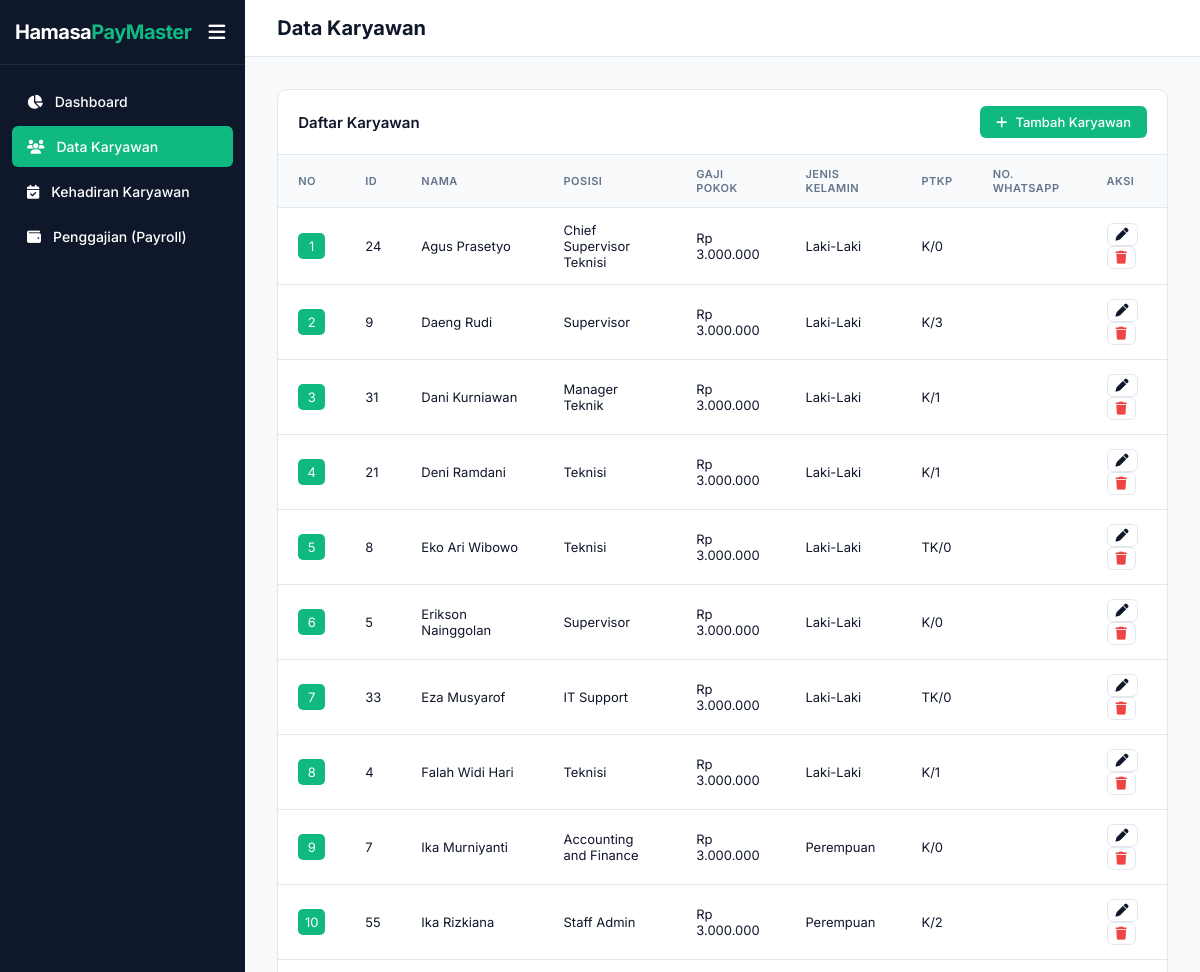
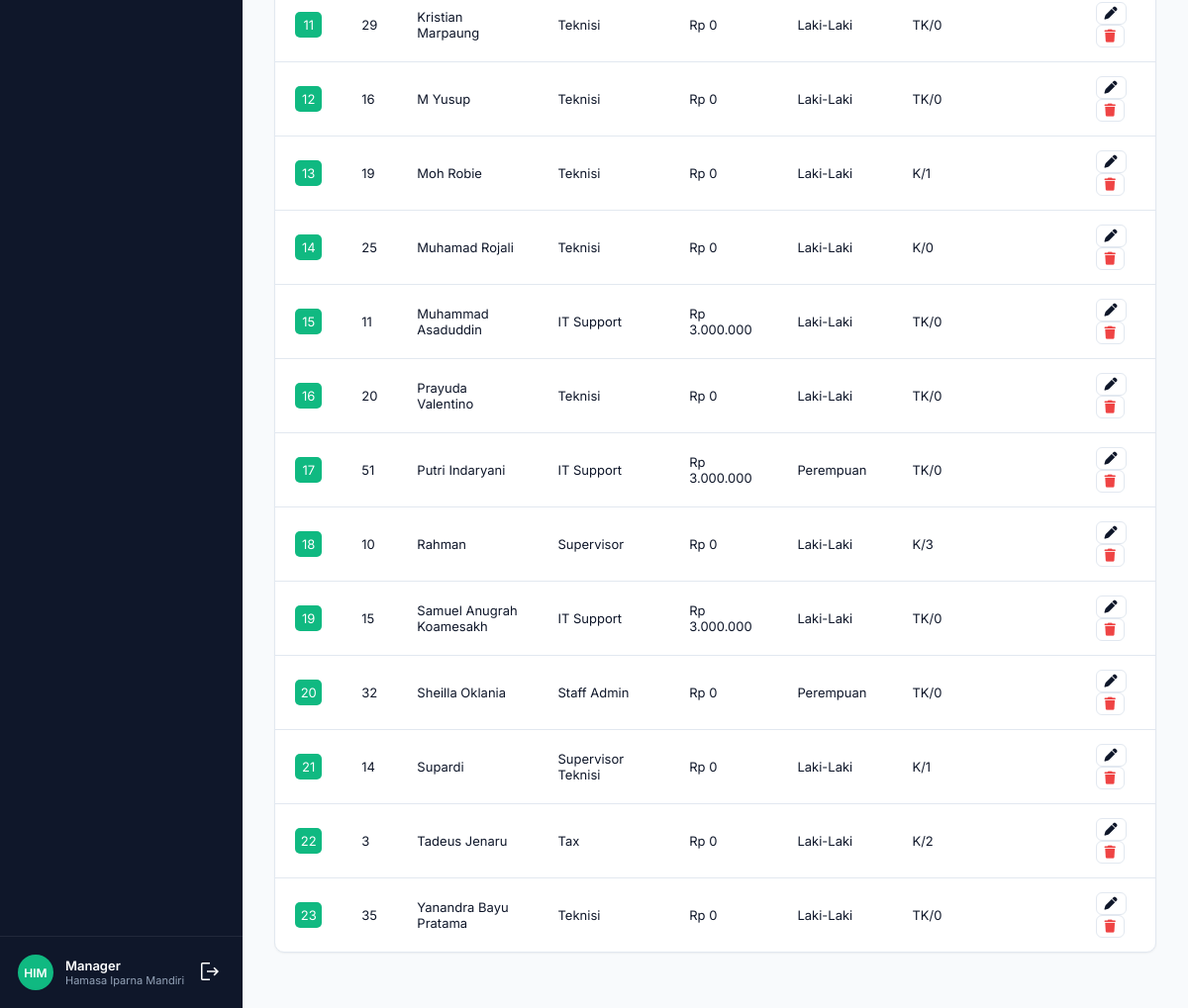
/employees (signed in), run on the app's committed database (2 pictures, top to bottom).
### models.py (models this page shows)
class Employee(db.Model):
    __tablename__ = "employees"
    id = db.Column(db.Integer, primary_key=True)
    user_id = db.Column(db.String(20), unique=True, nullable=False)  # ID Mesin
    name = db.Column(db.String(100))
    position = db.Column(db.String(100))
    basic_salary = db.Column(db.Float, default=0)
    gender = db.Column(db.String(50))
    married_status = db.Column(db.Integer)
    dependents = db.Column(db.Integer)
    phone = db.Column(db.String(30))
    email = db.Column(db.String(100))
    status = db.Column(db.String(20), default="Aktif")

### routes/dashboard_routes.py (the view)
@dashboard_bp.route("/employees")
@login_required
def employees_page():
    today = datetime.date.today()
    periode_param = request.args.get("periode", today.strftime("%Y-%m"))
    try:
        periode_raw = periode_param
    except ValueError:
        periode_raw = today.strftime("%Y-%m")
    employees = Employee.query.order_by(
        Employee.name.asc()
    ).all()
    for employee in employees:
        status = "K" if employee.married_status else "TK"
        dependents = min(employee.dependents or 0, 3)
        employee.ptkp = f"{status}/{dependents}"
    return render_template(
        "employees.html",
        employees=employees,
        periode_raw=periode_raw
    )

### routes/user_routes.py (called while the page is built)
def login_required(f):
    @wraps(f)
    def decorated_function(*args, **kwargs):
        if "user_id" not in session:
            return redirect("/login")
        return f(*args, **kwargs)
    return decorated_function

### templates/employees.html (shortened to what this page needs)
<!DOCTYPE html>
<html lang="id">
<head>
    <link rel="stylesheet" href="https://cdnjs.cloudflare.com/ajax/libs/font-awesome/6.4.0/css/all.min.css">
    <link rel="stylesheet" href="{{ url_for('static', filename='css/styles.css') }}">
</head>
<body data-page="{{ active_page|default('dashboard') }}">
    <sidebar id="sidebar">
        <div>
            <div class="sidebar-header">
                <span class="logo-text">Hamasa<span>PayMaster</span></span>
                <button class="btn-toggle" onclick="toggleSidebar()">
                    <i class="fa-solid fa-bars" id="toggle-icon"></i>
                </button>
            </div>
            <ul class="nav-list">
                <li class="nav-item" data-page="dashboard">
                    <a href="/dashboard?periode={{periode_raw}}"><i class="fa-solid fa-chart-pie"></i> <span>Dashboard</span></a>
                </li>
                <li class="nav-item active" data-page="karyawan">
                    <a><i class="fa-solid fa-users"></i> <span>Data Karyawan</span></a>
                </li>
                <li class="nav-item" data-page="kehadiran">
                    <a href="/attendance?periode={{periode_raw}}"><i class="fa-solid fa-calendar-check"></i> <span>Kehadiran Karyawan</span></a>
                </li>
                <li class="nav-item" data-page="payroll">
                    <a href="/payroll?periode={{periode_raw}}"><i class="fa-solid fa-wallet"></i> <span>Penggajian (Payroll)</span></a>
                </li>
            </ul>
        </div>
        {% include 'components/sidebar_footer.html' %}
    </sidebar>
    <main>
        <header>
            <div class="header-title">
                <h1 id="page-title">Data Karyawan</h1>
            </div>
        </header>
        <div class="content-area">
            <section id="view-karyawan">
                <div class="card">
                    <div class="card-header">
                        <div class="card-title">Daftar Karyawan</div>
                        <button class="btn btn-primary" onclick="openEmpModal()"><i class="fa-solid fa-plus"></i> Tambah Karyawan</button>
                    </div>
                    <div class="table-responsive">
                        <table>
                            <thead>
                                <tr>
                                    <th>No</th>
                                    <th>ID</th>
                                    <th>Nama</th>
                                    <th>Posisi</th>
                                    <th>Gaji Pokok</th>
                                    <th>Jenis Kelamin</th>
                                    <th>PTKP</th>
                                    <th>No. WhatsApp</th>
                                    <th>Aksi</th>
                                </tr>
                            </thead>
                            <tbody id="employee-table-body">
                                {% for emp in employees %}
                                <tr>
                                    <td><div style="background-color: var(--accent); width: 27px; height: 100%; color: white; border-radius: 5px; text-align: center; padding: 5px;">{{ loop.index }}</div></td>
                                    <td>{{ emp.user_id }}</td>
                                    <td>{{ emp.name }}</td>
                                    <td>{{ emp.position }}</td>
                                    <td class="harga">{{ emp.basic_salary }}</td>
                                    <td>{{ emp.gender }}</td>
                                    <td>{{ emp.ptkp }}</td>
                                    <td>{{ emp.phone }}</td>
                                    <td>
                                        <button class="btn btn-outline" style="padding:4px 8px;" onclick="openEmpModal('{{emp.id}}')"><i class="fa-solid fa-pen"></i></button>
                                        <button class="btn btn-outline" style="padding:4px 8px; color:var(--danger);" onclick="deleteEmployee('{{emp.id}}','{{emp.name}}')"><i class="fa-solid fa-trash"></i></button>
                                    </td>
                                </tr>
                                {% endfor %}
                            </tbody>
                        </table>
                    </div>
                </div>
            </section>
        </div>
    </main>
</body>
</html>

### templates/components/sidebar_footer.html
<div class="sidebar-footer">
    <div class="user-card">
        <div class="avatar" onclick="openEditPasswordModal()" style="cursor: pointer;">HIM</div>
        <div class="user-info">
            <span class="user-name">Manager</span>
            <span class="user-role">Hamasa Iparna Mandiri</span>
        </div>
        <div>
            <button style="background-color: transparent; list-style: none; border-color: transparent; cursor: pointer;" onclick="openModalLogout()">
                <svg xmlns="http://www.w3.org/2000/svg" height="24px" viewBox="0 -960 960 960" width="24px" fill="#FFFFFF"><path d="M180-120q-24 0-42-18t-18-42v-600q0-24 18-42t42-18h299v60H180v600h299v60H180Zm486-185-43-43 102-102H360v-60h363L621-612l43-43 176 176-174 174Z"/></svg>
            </button>
        </div>
    </div>
</div>

### static/css/styles.css (style rules this page uses)
:root { --primary: #0f172a; --primary-light: #1e293b; --accent: #10b981; --accent-hover: #059669; --bg-main: #f8fafc; --surface: #ffffff; --text-main: #0f172a; --text-muted: #64748b; --border: #e2e8f0; --danger: #ef4444; --warning: #f59e0b; --info: #3b82f6; --radius-sm: 6px; --radius-md: 10px; --radius-lg: 16px; --shadow-sm: 0 1px 2px 0 rgb(0 0 0 / 0.05); --shadow-md: 0 4px 6px -1px rgb(0 0 0 / 0.1); --shadow-lg: 0 10px 15px -3px rgb(0 0 0 / 0.1); }
* { box-sizing: border-box; margin: 0; padding: 0; font-family: 'Inter', sans-serif; }
body { background-color: var(--bg-main); color: var(--text-main); display: flex; height: 100vh; overflow: hidden; }
sidebar { width: 260px; background-color: var(--primary); color: #fff; display: flex; flex-direction: column; justify-content: space-between; z-index: 10; }
.sidebar-header { padding: 24px; display: flex; align-items: center; gap: 12px; border-bottom: 1px solid rgba(255, 255, 255, 0.08); }
.logo-text { font-size: 20px; font-weight: 700; letter-spacing: -0.5px; }
.logo-text span { color: var(--accent); }
.nav-list { list-style: none; padding: 16px 12px; display: flex; flex-direction: column; gap: 4px; }
.nav-item a { display: flex; align-items: center; gap: 12px; padding: 12px 16px; color: #94a3b8; text-decoration: none; border-radius: var(--radius-sm); font-size: 14px; font-weight: 500; transition: all 0.2s; }
.nav-item a:hover, .nav-item.active a { color: #fff; background-color: rgba(255, 255, 255, 0.08); }
.nav-item.active a { background-color: var(--accent); color: #fff; }
.sidebar-footer { padding: 16px; border-top: 1px solid rgba(255, 255, 255, 0.08); }
.user-card { display: flex; align-items: center; gap: 12px; padding: 2px; }
.avatar { width: 36px; height: 36px; border-radius: 50%; background-color: var(--accent); color: #fff; display: flex; align-items: center; justify-content: center; font-weight: 600; font-size: 12px; }
.user-info { display: flex; flex-direction: column; }
.user-name { font-size: 13px; font-weight: 600; color: #fff; }
.user-role { font-size: 11px; color: #94a3b8; }
main { flex-grow: 1; display: flex; flex-direction: column; overflow-y: auto; }
header { background-color: var(--surface); border-bottom: 1px solid var(--border); padding: 16px 32px; display: flex; justify-content: space-between; align-items: center; position: sticky; top: 0; z-index: 5; }
.header-title h1 { font-size: 20px; font-weight: 700; color: var(--text-main); }
.content-area { padding: 32px; }
.btn { padding: 8px 16px; border-radius: var(--radius-sm); font-size: 13px; font-weight: 500; border: none; cursor: pointer; display: inline-flex; align-items: center; gap: 8px; transition: all 0.2s; }
.btn-primary { background-color: var(--accent); color: #fff; }
.btn-outline { background-color: transparent; border: 1px solid var(--border); color: var(--text-main); }
.card { background: var(--surface); border-radius: var(--radius-md); border: 1px solid var(--border); box-shadow: var(--shadow-sm); overflow: hidden; margin-bottom: 24px; }
.card-header { padding: 16px 20px; border-bottom: 1px solid var(--border); display: flex; justify-content: space-between; align-items: center; }
.card-title { font-size: 15px; font-weight: 600; }
.table-responsive { width: 100%; overflow-x: auto; }
table { width: 100%; border-collapse: collapse; text-align: left; font-size: 13px; }
th { background-color: #f8fafc; color: var(--text-muted); padding: 12px 20px; font-weight: 600; border-bottom: 1px solid var(--border); text-transform: uppercase; font-size: 11px; letter-spacing: 0.5px; }
td { padding: 14px 20px; border-bottom: 1px solid var(--border); color: var(--text-main); vertical-align: middle; }
tr:last-child td { border-bottom: none; }
.sidebar-header { display: flex; align-items: center; justify-content: space-between; padding: 15px; }
.btn-toggle { background: transparent; border: none; cursor: pointer; font-size: 1.2rem; color: inherit; padding: 5px; }
.nav-item a { display: flex; align-items: center; gap: 12px; padding: 12px 15px; text-decoration: none; color: inherit; }

### data on the page
Employee: user_id "24", name "Agus Prasetyo", position "Chief Supervisor Teknisi", gender "Laki-Laki", ptkp "K/0"
Employee: user_id "9", name "Daeng Rudi", position "Supervisor", gender "Laki-Laki", ptkp "K/3"
Employee: user_id "31", name "Dani Kurniawan", position "Manager Teknik", gender "Laki-Laki", ptkp "K/1"
Employee: user_id "21", name "Deni Ramdani", position "Teknisi", gender "Laki-Laki", ptkp "K/1"
Employee: user_id "8", name "Eko Ari Wibowo", position "Teknisi", gender "Laki-Laki", ptkp "TK/0"
Employee: user_id "5", name "Erikson Nainggolan", position "Supervisor", gender "Laki-Laki", ptkp "K/0"
Employee: user_id "33", name "Eza Musyarof", position "IT Support", gender "Laki-Laki", ptkp "TK/0"
Employee: user_id "4", name "Falah Widi Hari", position "Teknisi", gender "Laki-Laki", ptkp "K/1"
Employee: user_id "7", name "Ika Murniyanti", position "Accounting and Finance", gender "Perempuan", ptkp "K/0"
Employee: user_id "55", name "Ika Rizkiana", position "Staff Admin", gender "Perempuan", ptkp "K/2"
Employee: user_id "29", name "Kristian Marpaung", position "Teknisi", gender "Laki-Laki", ptkp "TK/0"
Employee: user_id "16", name "M Yusup", position "Teknisi", gender "Laki-Laki", ptkp "TK/0"
Employee: user_id "19", name "Moh Robie", position "Teknisi", gender "Laki-Laki", ptkp "K/1"
Employee: user_id "25", name "Muhamad Rojali", position "Teknisi", gender "Laki-Laki", ptkp "K/0"
Employee: user_id "11", name "Muhammad Asaduddin", position "IT Support", gender "Laki-Laki", ptkp "TK/0"
Employee: user_id "20", name "Prayuda Valentino", position "Teknisi", gender "Laki-Laki", ptkp "TK/0"
Employee: user_id "51", name "Putri Indaryani", position "IT Support", gender "Perempuan", ptkp "TK/0"
Employee: user_id "10", name "Rahman", position "Supervisor", gender "Laki-Laki", ptkp "K/3"
Employee: user_id "15", name "Samuel Anugrah Koamesakh", position "IT Support", gender "Laki-Laki", ptkp "TK/0"
Employee: user_id "32", name "Sheilla Oklania", position "Staff Admin", gender "Perempuan", ptkp "TK/0"
Employee: user_id "14", name "Supardi", position "Supervisor Teknisi", gender "Laki-Laki", ptkp "K/1"
Employee: user_id "3", name "Tadeus Jenaru", position "Tax", gender "Laki-Laki", ptkp "K/2"
Employee: user_id "35", name "Yanandra Bayu Pratama", position "Teknisi", gender "Laki-Laki", ptkp "TK/0"
